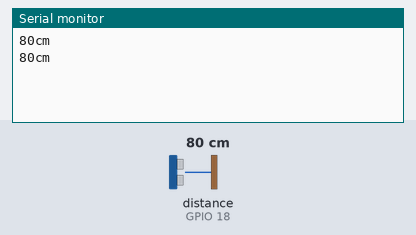
Bench run of a sketch on a simulated ESP32. Shown: the last lines printed to the serial monitor. The inputs (shaded band) are chosen by the test bench; at power-on: distance to the obstacle (sensor on GPIO 18) 80 cm. The echo pulse lasts 58.3 µs per cm.

Above: at 2.2 s.
2.3 s: distance to the obstacle (sensor on GPIO 18) set to 2 cm
At 3.6 s:
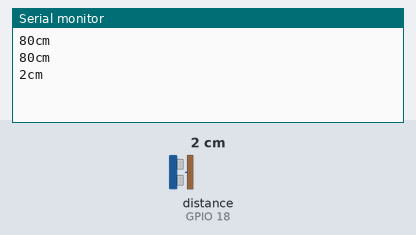
3.8 s: distance to the obstacle (sensor on GPIO 18) set to 4 cm
At 4.4 s:
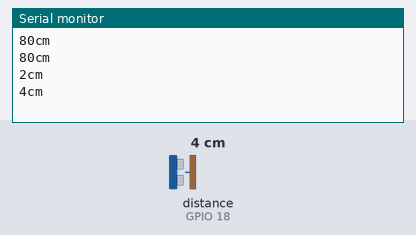
Timing chart, 0 to 6.8 s (numbered marks = the images above; inputs shaded):
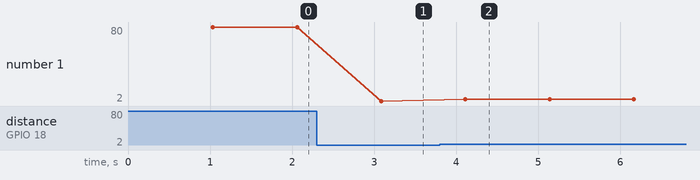

Measured:
- after the input at 2.3 s, the serial monitor: prints a new line after 0.79 s (image 1)
- after the input at 3.8 s, the serial monitor: prints a new line after 0.31 s (image 2)
- plotted number 1: 80 → 2 after the input at 2.3 s, 2 → 4 after the input at 3.8 s

The sketch:

SR04_Example.ino
```cpp
//www.elegoo.com
//2016.11.20
#include "SR04.h"

#define TRIG_PIN 18
#define ECHO_PIN 19

SR04 sr04 = SR04(ECHO_PIN,TRIG_PIN);
long a;

void setup() {
   Serial.begin(9600);//Initialization of Serial Port
   delay(1000);
}

void loop() {
   a=sr04.Distance();
   Serial.print(a);
   Serial.println("cm");//The difference between "Serial.print" and "Serial.println"
                        //is that "Serial.println" can change lines.
   delay(1000);
}
```
